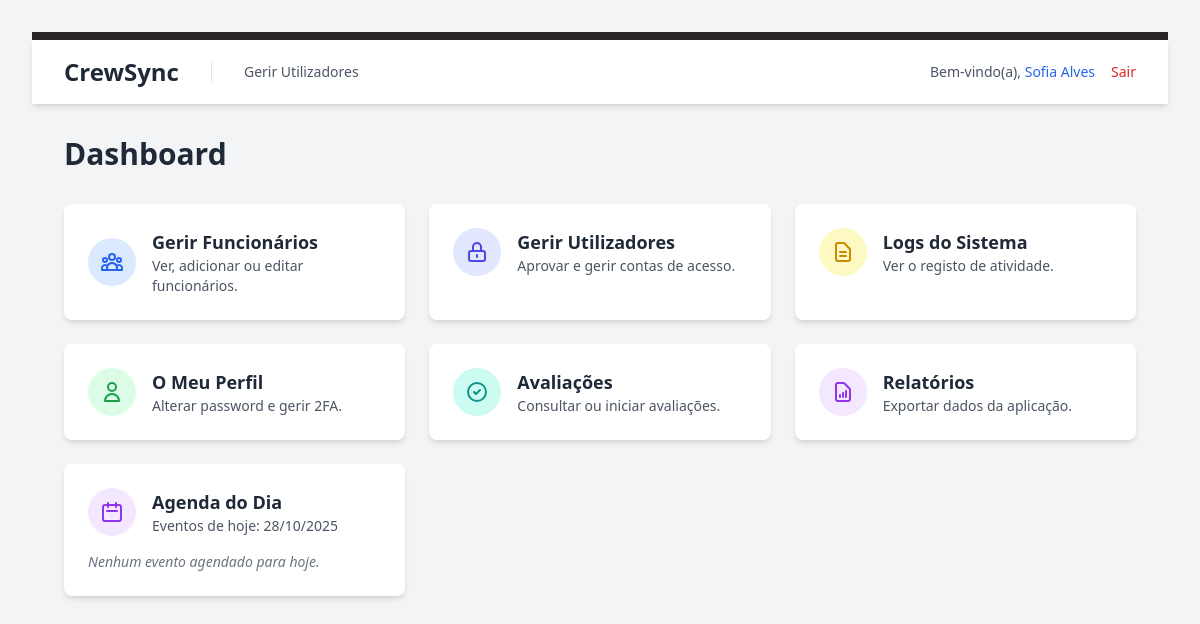
Page /public/index.php (signed in) on the earlier database version.
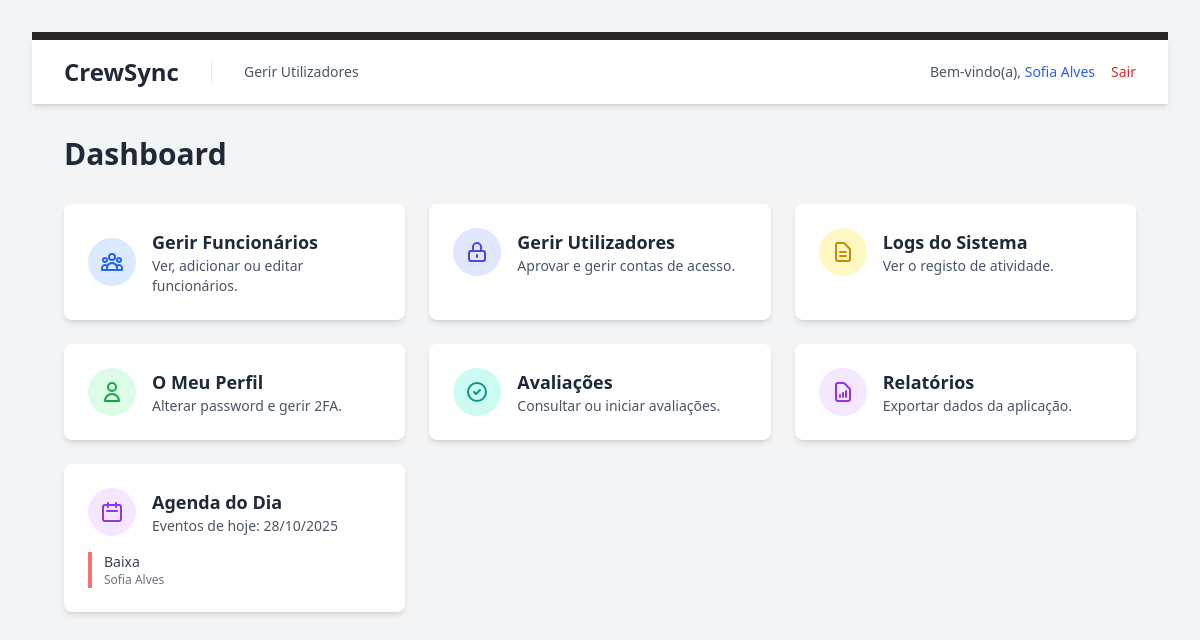
Same page on the later database version.
### tables this page shows
CREATE TABLE `agendamentos` (
  `id` int(10) UNSIGNED NOT NULL,
  `funcionario_id` int(10) UNSIGNED NOT NULL COMMENT 'A quem pertence o evento',
  `titulo` varchar(150) NOT NULL COMMENT 'Ex: Folga, Consulta Médica, Formação X',
  `descricao` text DEFAULT NULL COMMENT 'Detalhes adicionais (opcional)',
  `data_inicio` datetime NOT NULL COMMENT 'Data e hora de início',
  `data_fim` datetime DEFAULT NULL COMMENT 'Data e hora de fim (opcional, pode ser igual a data_inicio)',
  `tipo_evento` varchar(50) NOT NULL DEFAULT 'Geral' COMMENT 'Ex: Folga, Férias, Médico, Formação, Reunião',
  `created_by_user_id` int(10) UNSIGNED DEFAULT NULL COMMENT 'Quem registou o evento',
  `created_at` timestamp NOT NULL DEFAULT current_timestamp()
);

CREATE TABLE `funcionarios` (
  `id` int(10) UNSIGNED NOT NULL,
  `numero_funcionario` varchar(20) DEFAULT NULL,
  `nome_completo` varchar(255) NOT NULL,
  `email_corporativo` varchar(255) DEFAULT NULL,
  `cargo` varchar(100) NOT NULL,
  `departamento` varchar(100) NOT NULL,
  `sector_piscina` int(10) UNSIGNED DEFAULT NULL COMMENT 'Número do sector específico para quem trabalha nas Piscinas',
  `foto_path` varchar(255) DEFAULT NULL,
  `nfc_card_id` varchar(50) DEFAULT NULL,
  `data_contratacao` date NOT NULL,
  `ativo` tinyint(1) NOT NULL DEFAULT 1,
  `created_at` timestamp NOT NULL DEFAULT current_timestamp(),
  `updated_at` timestamp NOT NULL DEFAULT current_timestamp() ON UPDATE current_timestamp()
);

### src/auth_guard.php (called while the page is built, shortened)
<?php
$utilizador_logado = [
    'id' => $_SESSION['user_id'],
    'email' => $_SESSION['user_email'],
    'role_id' => $_SESSION['user_role_id'],
    'funcionario_id' => $_SESSION['user_funcionario_id'],
    'nome' => $_SESSION['user_name'] ?? null
];
?>

### public/index.php (the view, shortened to what the changed rows need)
<?php
require_once '../src/auth_guard.php';
require_once '../config/db.php';
$agenda_hoje = [];
try {
    $hoje_inicio = date('Y-m-d 00:00:00');
    $hoje_fim = date('Y-m-d 23:59:59');
    $stmt_count = $pdo->prepare("
        SELECT COUNT(*)
        FROM agendamentos a
        WHERE (a.data_inicio BETWEEN :inicio AND :fim)
           OR (a.data_fim BETWEEN :inicio AND :fim)
           OR (a.data_inicio < :inicio AND a.data_fim > :fim)
    ");
    $stmt_count->bindParam(':inicio', $hoje_inicio);
    $stmt_count->bindParam(':fim', $hoje_fim);
    $stmt_count->execute();
    $total_eventos_hoje = $stmt_count->fetchColumn();
    $limite_eventos_card = 5;
    $stmt_agenda = $pdo->prepare("
        SELECT a.titulo, a.tipo_evento, f.nome_completo as funcionario_nome
        FROM agendamentos a
        JOIN funcionarios f ON a.funcionario_id = f.id
        WHERE (a.data_inicio BETWEEN :inicio AND :fim)
           OR (a.data_fim BETWEEN :inicio AND :fim)
           OR (a.data_inicio < :inicio AND a.data_fim > :fim)
        ORDER BY a.data_inicio ASC
        LIMIT :limite
    ");
    $stmt_agenda->bindParam(':inicio', $hoje_inicio);
    $stmt_agenda->bindParam(':fim', $hoje_fim);
    $stmt_agenda->bindValue(':limite', $limite_eventos_card, PDO::PARAM_INT);
    $stmt_agenda->execute();
    $agenda_hoje = $stmt_agenda->fetchAll(PDO::FETCH_ASSOC);
} catch (PDOException $e) {
    error_log("Erro ao buscar dados para o dashboard: " . $e->getMessage());
    $error_message = "Ocorreu um erro ao carregar os dados do dashboard.";
    $total_eventos_hoje = 0;
}
?>
<!DOCTYPE html>
<html lang="pt-PT" class="bg-gray-100">
<head>
    <link href="<?= BASE_URL ?>/public/css/style.css" rel="stylesheet">
</head>
<body class="p-8">
    <main class="p-8">
        <div class="max-w-7xl mx-auto">
            <h1 class="text-3xl font-bold text-gray-800 mb-8">Dashboard</h1>
            <div class="grid grid-cols-1 sm:grid-cols-2 lg:grid-cols-3 xl:grid-cols-4 gap-6">
                <?php
                $role_id = (int)($utilizador_logado['role_id'] ?? 0);
                if ($role_id === ROLE_ADMIN || $role_id === ROLE_RH || $role_id === ROLE_MANAGER || $role_id === ROLE_SUPERVISOR):
                ?>
                    <a href="listar_funcionarios.php" class="block bg-white p-6 rounded-lg shadow-md hover:shadow-xl hover:-translate-y-1 transition-all duration-300">
                        <div class="flex items-center gap-4">
                            <div>
                                <h2 class="font-semibold text-lg text-gray-800">Gerir Funcionários</h2>
                            </div>
                        </div>
                    </a>
                <?php
                endif; ?>
                <?php if ((int)($utilizador_logado['role_id'] ?? 0) === ROLE_ADMIN): ?>
                <a href="gerir_utilizadores.php" class="block bg-white p-6 rounded-lg shadow-md hover:shadow-xl hover:-translate-y-1 transition-all duration-300">
                    <div class="flex items-center gap-4">
                        <div>
                            <h2 class="font-semibold text-lg text-gray-800">Gerir Utilizadores</h2>
                        </div>
                    </div>
                </a>
                <?php endif; ?>
                <?php if ((int)($utilizador_logado['role_id'] ?? 0) === ROLE_ADMIN): ?>
                <a href="ver_logs.php" class="block bg-white p-6 rounded-lg shadow-md hover:shadow-xl hover:-translate-y-1 transition-all duration-300">
                    <div class="flex items-center gap-4">
                        <div>
                            <h2 class="font-semibold text-lg text-gray-800">Logs do Sistema</h2>
                        </div>
                    </div>
                </a>
                <?php endif; ?>
                <a href="perfil.php" class="block bg-white p-6 rounded-lg shadow-md hover:shadow-xl hover:-translate-y-1 transition-all duration-300">
                    <div class="flex items-center gap-4">
                        <div>
                            <h2 class="font-semibold text-lg text-gray-800">O Meu Perfil</h2>
                        </div>
                    </div>
                </a>
                <?php
                $pode_avaliar = (
                    (int)($utilizador_logado['role_id'] ?? 0) === ROLE_ADMIN ||
                    (int)($utilizador_logado['role_id'] ?? 0) === ROLE_RH ||
                    (int)($utilizador_logado['role_id'] ?? 0) === ROLE_MANAGER ||
                    (int)($utilizador_logado['role_id'] ?? 0) === ROLE_SUPERVISOR
                );
                if ($pode_avaliar):
                ?>
                <a href="iniciar_avaliacao.php" class="block bg-white p-6 rounded-lg shadow-md hover:shadow-xl hover:-translate-y-1 transition-all duration-300">
                    <div class="flex items-center gap-4">
                        <div>
                            <h2 class="font-semibold text-lg text-gray-800">Avaliações</h2>
                        </div>
                    </div>
                </a>
                <?php endif; ?>
                <?php
                $pode_ver_relatorios = (
                    (int)($utilizador_logado['role_id'] ?? 0) === ROLE_ADMIN ||
                    (int)($utilizador_logado['role_id'] ?? 0) === ROLE_RH ||
                    (int)($utilizador_logado['role_id'] ?? 0) === ROLE_MANAGER ||
                    (int)($utilizador_logado['role_id'] ?? 0) === ROLE_SUPERVISOR
                );
                if ($pode_ver_relatorios):
                ?>
                <a href="relatorios.php" class="block bg-white p-6 rounded-lg shadow-md hover:shadow-xl hover:-translate-y-1 transition-all duration-300">
                    <div class="flex items-center gap-4">
                        <div>
                            <h2 class="font-semibold text-lg text-gray-800">Relatórios</h2>
                        </div>
                    </div>
                </a>
                <?php endif; ?>
                <a href="calendario.php" class="block bg-white p-6 rounded-lg shadow-md hover:shadow-xl hover:-translate-y-1 transition-all duration-300 col-span-1 sm:col-span-2 lg:col-span-1">
                    <div class="flex items-center gap-4 mb-4">
                        <div><h2 class="font-semibold text-lg text-gray-800">Agenda do Dia</h2><p class="text-sm text-gray-600">Eventos de hoje: <?= date('d/m/Y') ?></p></div>
                    </div>
                    <div class="space-y-2 text-sm max-h-40 overflow-y-auto">
                        <?php if (empty($agenda_hoje) && $total_eventos_hoje === 0): ?>
                            <p class="text-gray-500 italic">Nenhum evento agendado para hoje.</p>
                        <?php else: ?>
                            <?php foreach ($agenda_hoje as $evento): ?>
                                <div class="border-l-4 pl-3 <?= $evento['tipo_evento'] === 'Folga' ? 'border-orange-400' : ($evento['tipo_evento'] === 'Médico' ? 'border-red-400' : 'border-blue-400') ?>">
                                    <p class="font-medium text-gray-700 truncate"><?= htmlspecialchars($evento['titulo']) ?></p>
                                    <p class="text-xs text-gray-500 truncate"><?= htmlspecialchars($evento['funcionario_nome']) ?></p>
                                </div>
                            <?php endforeach; ?>
                        <?php endif; ?>
                    </div>
                </a>
            </div>
        </div>
    </main>
</body>
</html>

Differences in the rows shown:
added agendamentos: titulo "Baixa", funcionario.nome_completo "Sofia Alves"
Other differences:
text no longer shown: "Nenhum evento agendado para hoje."
